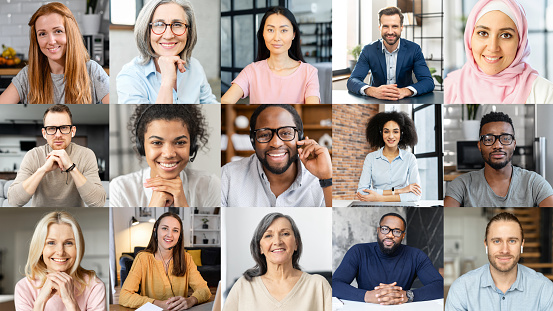
#> input picture pic2.jpg, 553 x 311 px
$ python 3.py
#> lines starting #> are read from the running program, lines starting #| are printed output that depends on the picture; after the words box and inside, x2 and y2 are one past the last pixel; in counts of white or black regions, pixels touching at a corner belong together
'''Implement facial recognition application with
artificial neural network
'''
import cv2

imagePath = "pic1.png"
imagePath = "pic2.jpg"
cascPath = 'haarcascade_frontalface_default.xml'

faceCascade = cv2.CascadeClassifier(cascPath)


image = cv2.imread(imagePath)
#> image is the input picture: shape (311, 553, 3); mean B, G, R 141.7, 149.6, 162.3
gray = cv2.cvtColor(image, cv2.COLOR_BGR2GRAY)
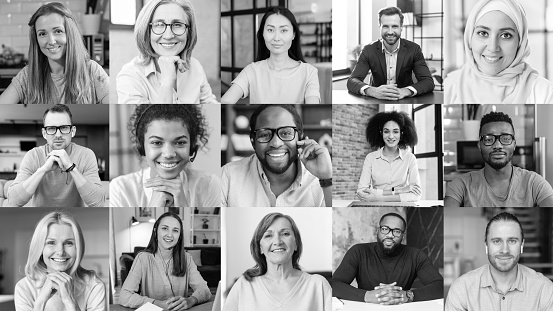
#> gray: shape (311, 553); min 0, max 255, mean 152.5

faces = faceCascade.detectMultiScale(gray)
#> faces = 16 rows, first 6: [377, 16, 28, 28], [378, 121, 27, 27], [155, 218, 29, 29], [378, 218, 31, 31], [325, 145, 30, 30], [259, 15, 38, 38]

print("Found {0} faces!".format(len(faces)))
#| Found 16 faces!

for (x, y, w, h) in faces:
 cv2.rectangle(image, (x, y), (x+w, y+h), (0, 255, 0), 2)
 print("w: " , w, "h: ", h )
#> this loop made 16 passes
#> (x, y, w, h) on passes 1 to 12: (377, 16, 28, 28), (378, 121, 27, 27), (155, 218, 29, 29), (378, 218, 31, 31), (325, 145, 30, 30), (259, 15, 38, 38), (256, 218, 42, 42), (30, 15, 45, 45), (480, 222, 49, 49), (39, 112, 40, 40), (143, 4, 52, 52), (475, 123, 44, 44)
#| w:  28 h:  28
#| w:  27 h:  27
#| w:  29 h:  29
#| w:  31 h:  31
#| w:  30 h:  30
#| w:  38 h:  38
#| w:  42 h:  42
#| w:  45 h:  45
#> (further printed lines are left out)
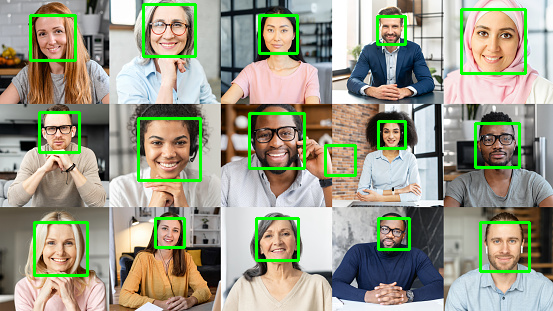
#> image: shape (311, 553, 3); 4.77% of pixels changed, all inside (x1, y1, x2, y2) = (29, 3, 531, 277)
cv2.imshow("Faces found", image)
cv2.waitKey(0)

$ run again, with pic 1.png saved as pic2.jpg
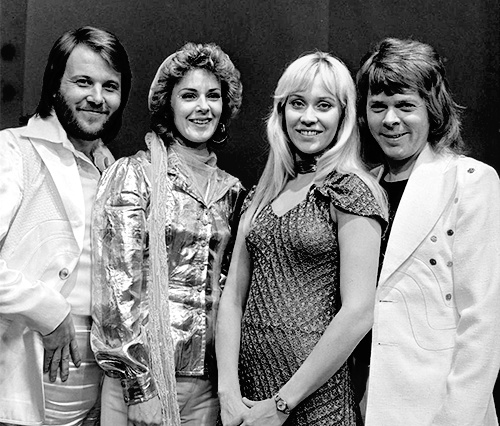
#> input picture pic 1.png, 500 x 426 px
#> image is the input picture: shape (426, 500, 3); min 0, max 255, mean 130.8
#> faces = [[167, 70, 67, 67], [57, 55, 75, 75], [266, 69, 89, 89], [355, 79, 74, 74], [165, 357, 58, 58]]
#| Found 5 faces!
#> the loop `for (x, y, w, h) in faces:` made 5 passes
#> (printed output is left out)
#> after the loop `for (x, y, w, h) in faces:`:
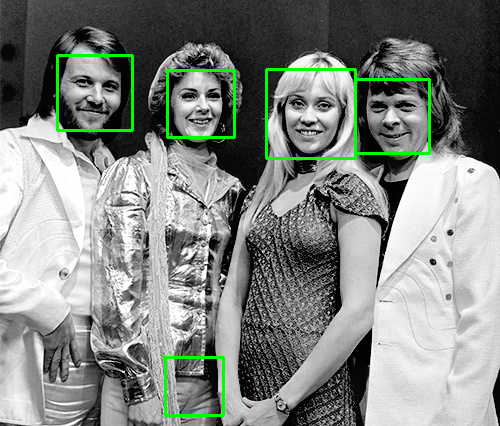
#> image: shape (426, 500, 3); 1.93% of pixels changed, all inside (x1, y1, x2, y2) = (56, 54, 431, 417)
